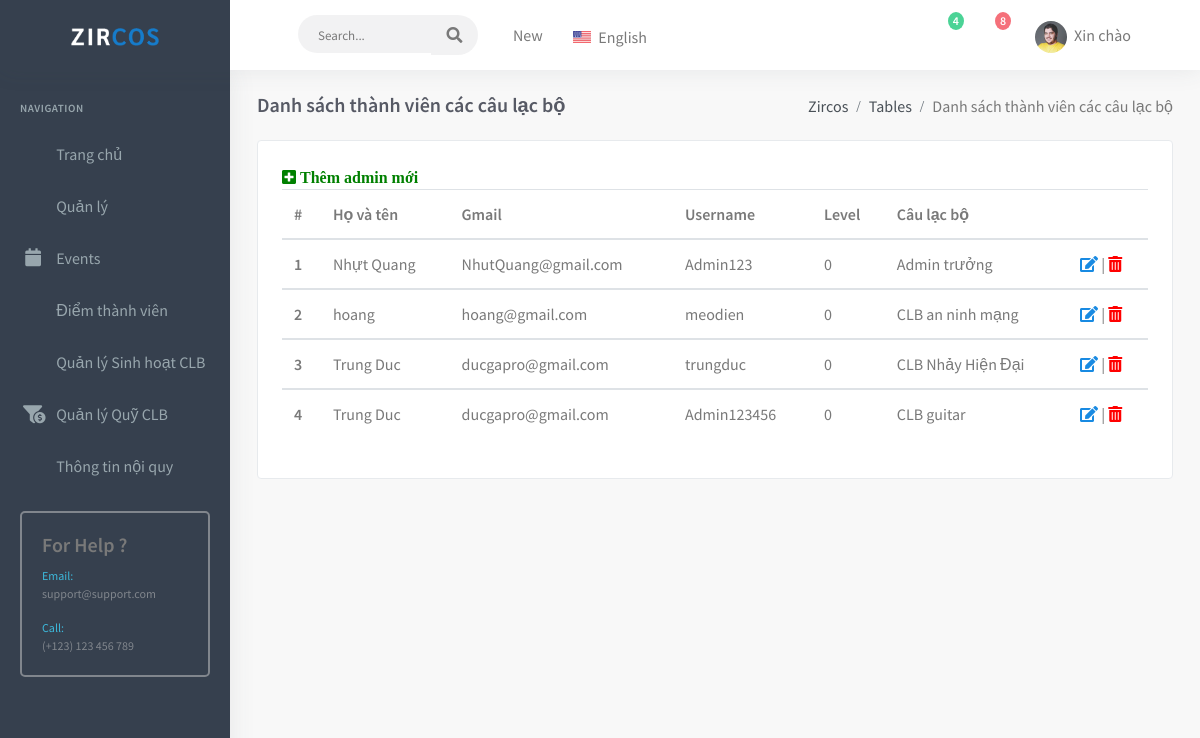
The app's page /quanlycaulacbosinhvien-master/admin/listAdmin.php (signed in) with its own data.
### tables this page shows
CREATE TABLE `tbl_caulacbo` (
  `clb_id` int(11) NOT NULL,
  `clbName` varchar(255) NOT NULL,
  `quantity` int(100) NOT NULL,
  `img` varchar(255) NOT NULL,
  `content` varchar(255) NOT NULL,
  `catId` int(11) NOT NULL,
  `create_at` timestamp NULL DEFAULT NULL,
  `update_at` timestamp NULL DEFAULT NULL
);

### quanlycaulacbosinhvien-master/lib/database.php (called while the page is built, shortened)
<?php
  Class Database{
    public $host   = DB_HOST;
    public $user   = DB_USER;
    public $pass   = DB_PASS;
    public $dbname = DB_NAME;
    public $link;
  public function connectDB(){
    $this->link = new mysqli($this->host, $this->user, $this->pass,
      $this->dbname);
  }
  public function select($query){
    $result = $this->link->query($query) or
    die($this->link->error.__LINE__);
    if($result->num_rows > 0){
      return $result->fetch_all();
    }else{
      return false;
    }
  }
  }

### quanlycaulacbosinhvien-master/models/AdminModel.php (called while the page is built, shortened)
<?php
include_once '../lib/database.php';
class AdminModel
{
    private $db;
    public function __construct()
    {
        $this->db = new Database();
    }
    public function get_all_admin($id_login)
    {
        $query = "SELECT `adminId`, `adminName`, `adminEmail`, `adminUser`, `adminPass`, `level`, `clb_id` FROM `tbl_admin` WHERE `adminId` != $id_login AND `clb_id` != -1";
        $result = $this->db->select($query);
        return $result;
    }
}

### quanlycaulacbosinhvien-master/models/club.php (called while the page is built, shortened)
<?php
    include_once '../lib/database.php';
    class club
    {
        private $db;
        public function __construct()
        {
            $this->db = new Database();
        }
        public function get_all_club(){
            $query = "SELECT `clb_id`, `clbName`, `quantity`, `img`, `content`, `catId`, `create_at`, `update_at` FROM `tbl_caulacbo`";
            $result = $this->db->select($query);
            return $result;
        }
    }
?>

### quanlycaulacbosinhvien-master/admin/listAdmin.php (the view, shortened to what this page needs)
<?php include './inc/header.php';?>
<?php include './inc/leftsidemenu.php';?>
<?php include '../models/club.php';?>
<?php include '../models/AdminModel.php'; ?>
<?php
    $clb = new club();
    $adminModel = new AdminModel();
    $listCLB = $clb->get_all_club();
    $listAdmin = $adminModel->get_all_admin($_SESSION['adminId']);
?>
<div class="content-page">
    <div class="content">
        <div class="container-fluid">
            <div class="row">
                <div class="col-12">
                    <div class="page-title-box">
                        <div class="page-title-right">
                            <ol class="breadcrumb m-0">
                                <li class="breadcrumb-item"><a href="javascript: void(0);">Zircos</a></li>
                                <li class="breadcrumb-item"><a href="javascript: void(0);">Tables</a></li>
                                <li class="breadcrumb-item active">Danh sách thành viên các câu lạc bộ</li>
                            </ol>
                        </div>
                        <h4 class="page-title">Danh sách thành viên các câu lạc bộ</h4>
                    </div>
                </div>
            </div>
            <div class="row">
                            <div class="col-md-12">
                                <div class="card-box">
                                    <div class="row">
                                        <div class="col-lg-12">
                                            <div class="demo-box">
                                                <a href="adminForm.php">
                                                    <i class="fas fa-plus-square" style="color:green"> Thêm admin mới</i>
                                                </a>
                                                <div class="table-responsive">
                                                    <form action="" method="POST" enctype="multipart/form-data">
                                                    <table class="table col-sm-12 ">
                                                        <thead>
                                                            <tr>
                                                                <th>#</th>
                                                                <th>Họ và tên</th>
                                                                <th>Gmail</th>
                                                                <th>Username</th>
                                                                <th>Level</th>
                                                                <th>Câu lạc bộ</th>
                                                                <th></th>
                                                            </tr>
                                                        </thead>
                                                        <?php
                                                            $len = gettype($listAdmin) == 'array'? sizeof($listAdmin) : 0;
                                                            for($i = 0; $i < $len; $i++) {
                                                        ?>
                                                        <tbody>
                                                            <tr>
                                                                <th scope="row"><?php echo $i + 1; ?></th>
                                                                <td><?php echo $listAdmin[$i][1]?></td>
                                                                <td><?php echo $listAdmin[$i][2]?></td>
                                                                <td><?php echo $listAdmin[$i][3]?></td>
                                                                <td><?php echo $listAdmin[$i][5]?></td>
                                                                <?php
                                                                    $lenCLB = gettype($listCLB) == 'array' ? sizeof($listCLB) : 0;
                                                                    for($j = 0; $j < $lenCLB; $j++) {
                                                                        if($listCLB[$j][0] == $listAdmin[$i][6]) {
                                                                 ?>
                                                                <td><?php echo $listCLB[$j][1]; ?></td>
                                                                <?php
                                                                        }
                                                                    }
                                                                  ?>
                                                                  <?php
                                                                    if($listAdmin[$i][6] == 0) {
                                                                   ?>
                                                                   <td>Admin trưởng</td>
                                                                   <?php
                                                                    }
                                                                    ?>
                                                                  <td>
                                                                <a href="adminForm.php?admin_id=<?php echo $listAdmin[$i][0]?>">
                                                                    <i class="fas fa-edit"></i>
                                                                </a> |
                                                                <a onclick="return confirm('Bạn có muốn xoá danh mục này không?')" href="?delId=<?php echo $listAdmin[$i][0] ?>">
                                                                    <i class="fas fa-trash-alt" style="color:red"></i>
                                                                </a>
                                                                </td>
                                                            </tr>
                                                            <?php
						                                        }
						                                    ?>
                                                        </tbody>
                                                    </table>
                                                    </form>
                                                </div>
                                            </div>
                                        </div>
        </div>
    </div>
</div>
<?php include './inc/footer.php';?>

### records on screen
tbl_caulacbo: clbName "CLB an ninh mạng"
tbl_caulacbo: clbName "CLB Nhảy Hiện Đại"
tbl_caulacbo: clbName "CLB guitar"

### other values on screen
$listAdmin[$i][1] "Nhựt Quang"
$listAdmin[$i][2] "NhutQuang@gmail.com"
$listAdmin[$i][3] "Admin123"
$listAdmin[$i][5] "0"
$listAdmin[$i][1] "hoang"
$listAdmin[$i][2] "hoang@gmail.com"
$listAdmin[$i][3] "meodien"
$listAdmin[$i][1] "Trung Duc"
$listAdmin[$i][2] "ducgapro@gmail.com"
$listAdmin[$i][3] "trungduc"
$listAdmin[$i][3] "Admin123456"
